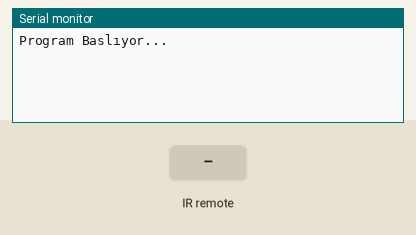
Simulated run of this sketch. Board: Arduino Uno, built with avr-gcc and run on an emulated ATmega328P. Shown: the last lines printed to the serial monitor. Inputs (shaded band) come from the test bench.

Above: at 1.2 s.
1.3 s: infrared code 0xFFA25D received
At 2.5 s:
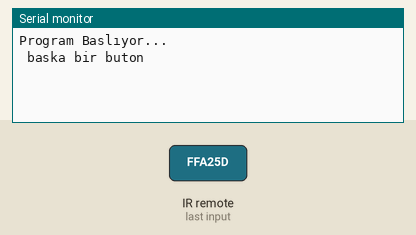
2.8 s: infrared code 0xFF22DD received
At 3.9 s:
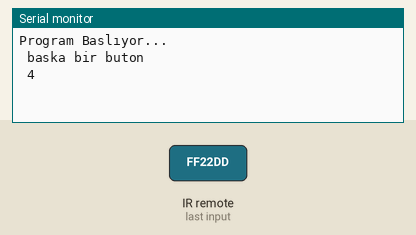

The sketch:

led_aydin2.ino
```cpp
#include "IRremote.h"
int receiver = 10;

int r1 = 2;
int r2 = 3;

IRrecv irrecv(receiver);

decode_results results;
#define BUT1 0xFFA25D
#define BUT2 0xFF629D
#define BUT3 0xFFE21D
#define BUT4 0xFF22DD
#define BUT5 0xFF02FD
#define BUT6 0xFFC23D
#define BUT7 0xFFE01F
#define BUT8 0xFFA857
#define BUT9 0xFF906F
#define BUT* 0xFF6897
#define BUT0 0xFF9867
#define BUT# 0xFFB04F
#define yukari 0xFF18E7
#define asagi 0xFF4AB5
#define sol 0xFF10EF
#define sag 0xFF5AA5
#define ok 0xFF38C7


void setup()

{

  pinMode(r1, OUTPUT);
  pinMode(r2, OUTPUT);

  digitalWrite(r1, HIGH);
  digitalWrite(r2, HIGH);


  Serial.begin(9600);
  Serial.println("Program Baslıyor...");
  irrecv.enableIRIn();
}
void loop(){
  if (irrecv.decode(&results)) {translateIR(); irrecv.resume();}
  if (digitalRead(r1) == HIGH && results.value == BUT4){
    digitalWrite(r1, LOW);
  ; results.value=0;}
  if (digitalRead(r1) == LOW && results.value == BUT4){
    digitalWrite(r1,HIGH);
  results.value=0;}
  if (digitalRead(r2) == HIGH && results.value == BUT5){
    digitalWrite(r2, LOW);
  ; results.value=0;}
  if (digitalRead(r2) == LOW && results.value == BUT5){
    digitalWrite(r2, HIGH);
    results.value=0;}


  if (results.value == BUT4){
     digitalWrite(r1, LOW);
  digitalWrite(r2, HIGH);
  results.value=0;}
  if (results.value == BUT5){
     digitalWrite(r1,HIGH);
  digitalWrite(r2,LOW);
  results.value=0;}
  if (results.value == BUT6){
     digitalWrite(r1,LOW);
  digitalWrite(r2,LOW);
  results.value=0;}
  if (results.value == BUT7){
     digitalWrite(r1, HIGH);
  digitalWrite(r2, HIGH);
  results.value=0;}
}
void translateIR(){switch(results.value)
  {
  case BUT4: Serial.println(" 4"); break;
  case BUT5: Serial.println(" 5"); break;
  case BUT6: Serial.println(" 6"); break;
  case BUT7: Serial.println(" 7"); break;

  default:
    Serial.println(" baska bir buton   ");
   }
   delay(500);
}
```

Measured:
- after the input at 1.3 s, the serial monitor: prints a new line at once (image 1)
- after the input at 2.8 s, the serial monitor: prints a new line at once (image 2)
